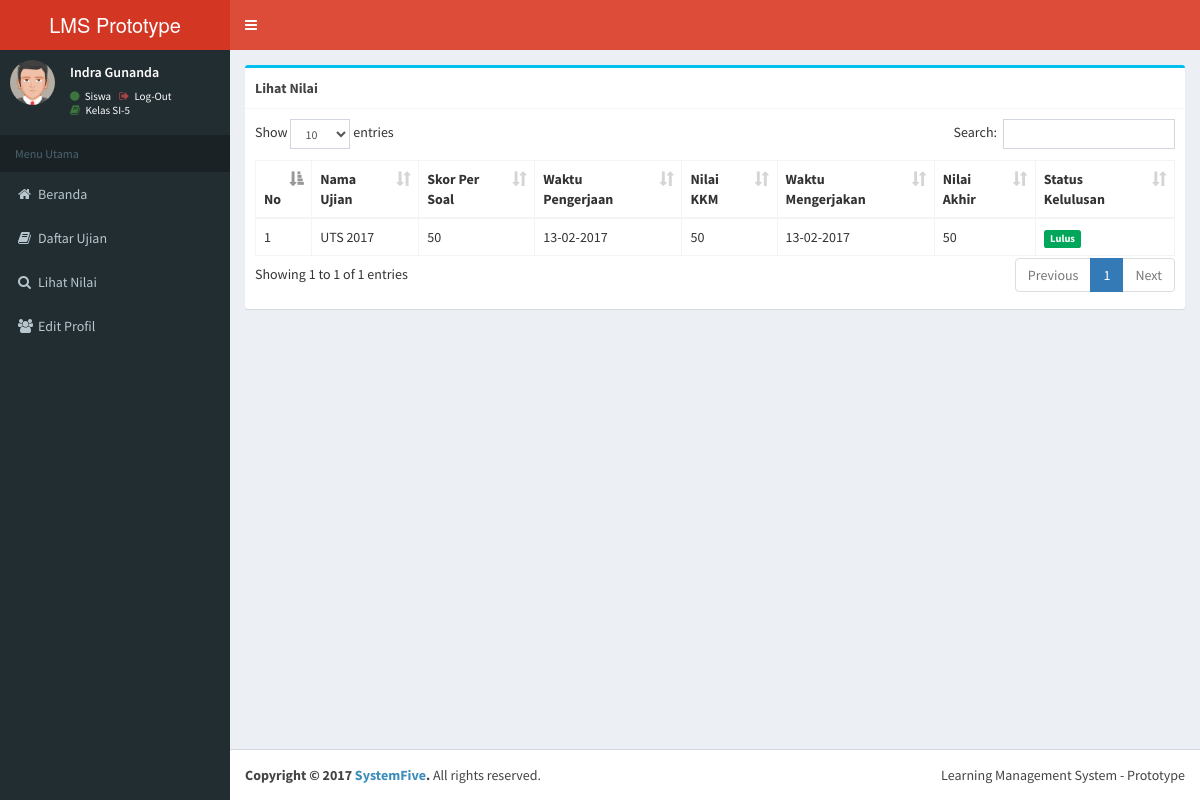
/?page=lihat-nilai (signed in), run on the app's committed database.
### tables this page shows
CREATE TABLE `sistem_soal` (
  `id_soal` int(11) NOT NULL,
  `judul_soal` varchar(20) NOT NULL,
  `bank_soal` varchar(100) NOT NULL,
  `id_kelas` int(11) NOT NULL,
  `nilai_per_soal` int(20) NOT NULL,
  `nilai_lulus` int(20) NOT NULL,
  `tgl_buat` varchar(30) NOT NULL,
  `guru_id` int(11) NOT NULL
);

### class/core.class.php (called while the page is built, shortened)
<?php
class BukaDB
{
    public $mysqli;
    private function db_connect()
    {
        $this->host = 'localhost';
        $this->user = 'root';
        $this->pass = '';
        $this->db   = 'db_lomba';
        $this->mysqli = new mysqli($this->host, $this->user, $this->pass, $this->db);
        return $this->mysqli;
    }
    function hitung_data($tabel, $acuan = null, $acuan_value = null,$acuan_dua = null,$acuan_dua_value = null)
    {
        $acuan       = mysqli_escape_string($this->mysqli, $acuan);
        $acuan_value = mysqli_escape_string($this->mysqli, $acuan_value);
        if (empty($acuan)) {
            $query = "SELECT COUNT(*) as total FROM `" . $tabel . "`";
        } else {
            $query = "SELECT COUNT(*) as total FROM `" . $tabel . "`";
            $query .= " WHERE " . $acuan . "='" . $acuan_value . "'";
        }
        $hasil = $this->mysqli->query($query);
        if ($hasil) {
            $hasil_num = $hasil->fetch_assoc();
            return json_encode(array(
                "total" => $hasil_num["total"]
            ));
        } else {
            return json_encode(array(
                "total" => "Error = " . $hasil . " " . mysqli_error($this->mysqli)
            ));
        }
    }
    function select_db($tabel, $kolom, $acuan = "", $acuan_value = "")
    {
        $total_kolom = count($kolom);
        $acuan       = mysqli_escape_string($this->mysqli, $acuan);
        $acuan_value = mysqli_escape_string($this->mysqli, $acuan_value);
        if (!empty($acuan)) {
            $query = "SELECT ";
            for ($counter_kolom = 0; $counter_kolom <= $total_kolom - 1; $counter_kolom++) {
                $query .= mysqli_escape_string($this->mysqli, $kolom[$counter_kolom]);
                if ($counter_kolom != count($kolom) - 1) {
                    $query .= ",";
                }
            }
            $query .= " FROM " . $tabel . " WHERE ";
            $query .= $acuan . "='" . $acuan_value . "'";
        }
        $hasil = $this->mysqli->query($query);
        if ($hasil) {
            $data = $hasil->fetch_all(MYSQLI_ASSOC);
            return json_encode($data);
        } else {
            return json_encode(array(
                "status" => 0,
                "error" => mysqli_error($this->mysqli),
                "query" => mysqli_real_escape_string($this->mysqli, $query)
            ));
        }
    }
    function custom_query($string)
    {
        $hasil = $this->mysqli->query($string);
        if ($hasil) {
            $data = $hasil->fetch_all(MYSQLI_ASSOC);
            return json_encode($data);
        } else {
            return json_encode(array(
                "status" => 0,
                "error" => mysqli_error($this->mysqli),
                "query" => $string
            ));
        }
    }
    function sql_escape($string)
    {
        return mysqli_escape_string($this->mysqli, $string);
    }
}
class sistemApp
{
    function buka_soal($id_soal)
    {
        $con  = new BukaDB;
        $soal = $con->select_db("sistem_bank_soal",array("id_bank_soal","soal","pilihan","jawaban","guru_id","tgl_buat"),"id_bank_soal",$id_soal);
        return $soal;
    }
    function buka_jawaban_siswa($id_siswa)
    {
        $con  = new BukaDB;
        $soal = $con->select_db("sistem_jawaban",array("id_jawaban","jawaban","soal_id","siswa_id","waktu_mengerjakan"),"siswa_id",$id_siswa);
        return $soal;
    }
    function hitung_jawaban($points,$id_siswa,$id_soal)
    {
        $con = new sistemApp;
        $db = new BukaDB;
        $status = json_decode($db->hitung_data("user_siswa","id_siswa",$id_siswa),true);
        $status_soal = json_decode($db->hitung_data("sistem_soal","id_soal",$id_soal),true);
        if($status["total"] != 0 && $status_soal["total"] != 0)
        {
        $buka_soal = json_decode($db->custom_query("SELECT * FROM sistem_jawaban WHERE sistem_jawaban.soal_id = ".$db->sql_escape($id_soal)." AND sistem_jawaban.siswa_id = ".$db->sql_escape($id_siswa)));
        $select = $db->select_db("sistem_soal",array("id_soal","judul_soal","bank_soal","guru_id"),"id_soal",$id_soal);
        $select = json_decode($select);
            foreach(explode(",",$select[0]->bank_soal) as $obj_split)
            {
                $soal =  json_decode($con->buka_soal($obj_split));
                $temp_kunci[] =  $soal[0]->jawaban;
                $temp_soal[] = $soal[0]->soal;
            }
            $counter = explode(",",$buka_soal[0]->jawaban);
            foreach($counter as $obj_split)
            {
                $temp_jawaban[] = $obj_split;
            }
        $kunci_jawaban = count($temp_kunci);
        $jawaban = count($temp_jawaban);
        $hitung = "";
        if($kunci_jawaban == $jawaban)
        {
            for($i=0; $i <= $jawaban-1; $i++)
            {
                if($temp_jawaban[$i] == $temp_kunci[$i])
                {
                    $hitung = $hitung+$points;
                }else{
                    $wrong[] = array("index_soal"=>$i+1,"soal"=>$temp_soal[$i],"jawaban"=>$temp_jawaban[$i],"kunci_jawaban"=>$temp_kunci[$i]);
                }
            }
        }
        return json_encode(array("data"=>array("judul_soal"=>$select[0]->judul_soal,"nilai"=>($hitung == null)?"0":$hitung,"salah"=>(isset($wrong))?json_encode($wrong):"Tidak Ada")));
        }else{
            return json_encode(array("status"=>0,"error"=>"ID Siswa = ".$status["total"]." ID Soal = ".$status_soal["total"]));
        }
    }
    function open_soal($id_soal)
    {
        $db = new BukaDB;
        $sistemApp = new sistemApp;
        $select = $db->select_db("sistem_soal",array("id_soal","judul_soal","bank_soal","guru_id","tgl_buat","nilai_per_soal","nilai_lulus"),"id_soal",$id_soal);
        $select = json_decode($select);
        $bank_soal = explode(",",$select[0]->bank_soal);
        foreach($bank_soal as $obj_soal)
        {
            $data = $sistemApp->buka_soal($obj_soal);
            $pilihan_ganda[] = $data;
        }
        return json_encode(array("master_data"=>array("id_soal"=>$select[0]->id_soal,"judul_soal"=>$select[0]->judul_soal,"data_pilihan"=>$pilihan_ganda,"nilai_per_soal"=>$select[0]->nilai_per_soal,"nilai_kkm"=>$select[0]->nilai_lulus,"tgl_buat"=>$select[0]->tgl_buat)));
    }
}
class frontend_app{
    function sisip_halaman_siswa($string)
    {
        return include("./pages/siswa_" . $string . ".php");
    }
}
?>

### pages/siswa_lihat-nilai.php (the view, shortened to what this page needs)
<?php
if(isset($_SESSION["level_user"]))
{
if($_SESSION["level_user"] == 1)
{
    $sistemApp = new sistemApp;
    $db        = new BukaDB;
?>
    <div class="row">
        <div class="col-md-12">
            <div class="box box-info">
                <div class="box-header with-border">
                    <b>Lihat Nilai</b>
                </div>
                <div class="box-body">
                    <table class="table table-bordered table-sthiped lihat-nilai">
                        <thead>
                            <tr>
                                <th>No</th>
                                <th>Nama Ujian</th>
                                <th>Skor Per Soal</th>
                                <th>Waktu Pengerjaan</th>
                                <th>Nilai KKM</th>
                                <th>Waktu Mengerjakan</th>
                                <th>Nilai Akhir</th>
                                <th>Status Kelulusan</th>
                            </tr>
                        </thead>
                        <tbody>
                            <?php
                                $no= 1;
                                $hitung_dulu = json_decode($db->hitung_data("sistem_jawaban","siswa_id",$_SESSION["id_user"]));
                                if($hitung_dulu->total != 0)
                                {
                                $jawaban = json_decode($sistemApp->buka_jawaban_siswa($_SESSION["id_user"]));
                                foreach($jawaban as $obj_jawab)
                                {
                                    $data_points = json_decode($sistemApp->open_soal($obj_jawab->soal_id));
                                    $data_nilai_per_soal = $data_points->master_data->nilai_per_soal;
                                    $nilai = json_decode($sistemApp->hitung_jawaban($data_nilai_per_soal,$_SESSION["id_user"],$obj_jawab->soal_id));
                                    $data_nilai = $nilai->data->nilai;
                                    $data_nama_ujian = $data_points->master_data->judul_soal;
                                    $data_nilai_kkm = $data_points->master_data->nilai_kkm;
                                    $tgl_dikerjakan = $obj_jawab->waktu_mengerjakan;
                                    $pengerjaan = $data_points->master_data->tgl_buat;
                                    $data[] = array("nama_ujian"=>$data_nama_ujian,"skor_per_soal"=>$data_nilai_per_soal,"pengerjaaan"=>$pengerjaan,"nilai_akhir"=>$data_nilai,"dikerjakan"=>$tgl_dikerjakan,"nilai_kkm"=>$data_nilai_kkm);
                                }
                            foreach($data as $obj_data){
                            ?>
                            <tr>
                                <td><?php echo $no++;?></td>
                                <td><?php echo $obj_data['nama_ujian'];?></td>
                                <td><?php echo $obj_data['skor_per_soal'];?></td>
                                <td><?php echo $obj_data['pengerjaaan'];?></td>
                                <td><?php echo $obj_data['nilai_kkm'];?></td>
                                <td><?php echo $obj_data['dikerjakan'];?></td>
                                <td><?php echo $obj_data['nilai_akhir'];?></td>
                                <td><?php echo ($obj_data["nilai_kkm"] > $obj_data["nilai_akhir"])?"<span class='label bg-red'>Tidak Lulus</span>":"<span class='label bg-green'>Lulus</span>";?></td>
                            </tr>
                            <?php }}?>
                        </tbody>
                    </table>
                </div>
            </div>
        </div>
    </div>
    <?php
}else{
$frontend->err404();
}
}
?>

### data on the page
sistem_soal: judul_soal "UTS 2017", skor_per_soal "50", tgl_buat "13-02-2017", nilai_kkm "50", nilai_akhir "50"

### other printed values
$_SESSION["nama_user"] "Indra Gunanda"
$kelas[0]->nama_kelas "SI-5"
